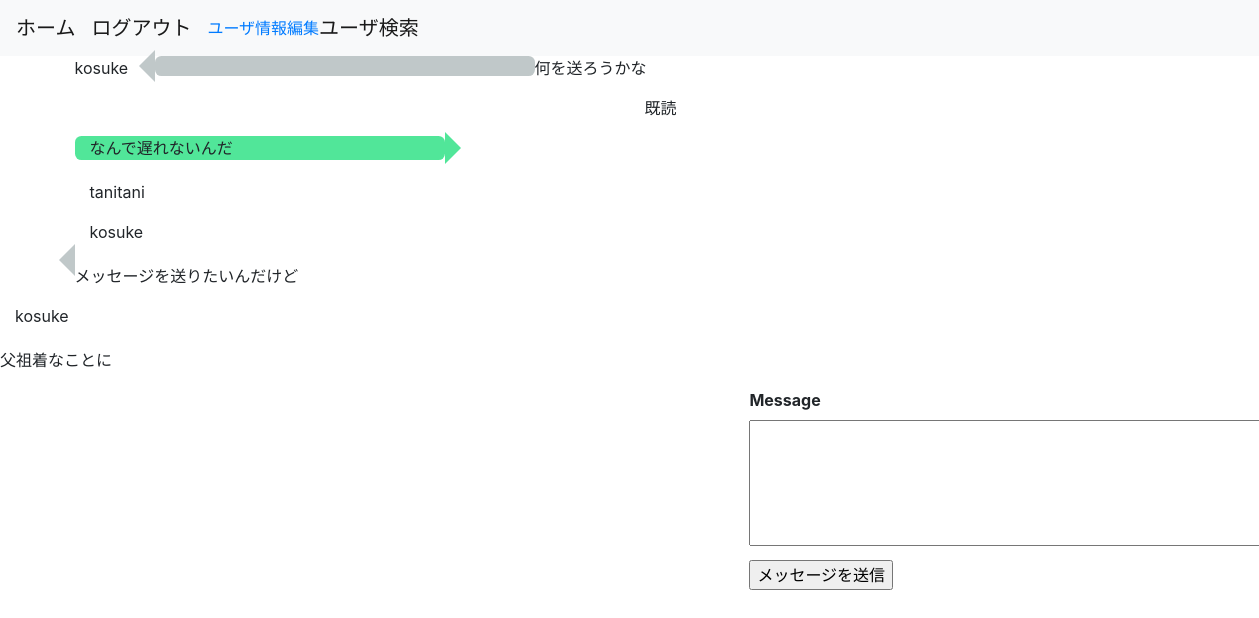
Page /message/1 (signed in) on the committed database.
### flaskr/models.py (models this page shows, shortened)
class User(UserMixin, db.Model):
    __tablename__ = 'users'
    id = db.Column(db.Integer, primary_key=True)
    username = db.Column(db.String(64), index=True)
    email = db.Column(db.String(64), unique=True, index=True)
    password = db.Column(
        db.String(128),
        default = generate_password_hash('flasksnsapp')
    )
    picture_path = db.Column(db.Text)
    is_active = db.Column(db.Boolean, unique=False, default=False)
    create_at = db.Column(db.DateTime, default=datetime.now)
    update_at = db.Column(db.DateTime, default=datetime.now)
    @classmethod
    def select_user_by_id(cls, id):
      return cls.query.get(id)

class Message(db.Model):
    __tablename__ = 'messages'
    id = db.Column(db.Integer, primary_key=True)
    from_user_id = db.Column(db.Integer, db.ForeignKey('users.id'), index=True)
    to_user_id = db.Column(db.Integer, db.ForeignKey('users.id'), index=True)
    is_read = db.Column(db.Boolean, default=False)
    message = db.Column(db.Text)
    create_at = db.Column(db.DateTime, default=datetime.now())
    update_at = db.Column(db.DateTime, default=datetime.now())
    @classmethod
    def get_friend_messages(cls, id1, id2):
        return cls.query.filter(
            or_(
                and_(
                    cls.from_user_id == id1,
                    cls.to_user_id == id2
                ),
                and_(
                    cls.from_user_id == id2,
                    cls.to_user_id == id1
                )
            )
        ).order_by(cls.id).all()
    @classmethod
    def update_is_read_by_ids(cls, ids):
        cls.query.filter(cls.id.in_(ids)).update(
            {'is_read': 1},
            synchronize_session='fetch'
        )

### flaskr/views.py (the view)
@bp.route('/message/<id>', methods=['GET', 'POST'])
def message(id):
    if not UserConnect.is_friend(id):
        return redirect(url_for('app.home'))
    form = MessageForm(request.form)
    messages = Message.get_friend_messages(current_user.get_id(), id)
    user = User.select_user_by_id(id)
    read_messages_ids = [message.id for message in messages if (not message.is_read) and (message.from_user_id == int(id))]
    if read_messages_ids:
        with db.session.begin(subtransactions=True):
            Message.update_is_read_by_ids(read_messages_ids)
        db.session.commit()
    if request.method == 'POST' and form.validate():
        new_message = Message(current_user.get_id(), id, form.message.data)
        with db.session.begin(subtransactions=True):
            new_message.create_message()
        db.session.commit()
        return redirect(url_for('app.message', id=id))
    return render_template('message.html', form=form, messages=messages, to_user_id=id, user=user)

### flaskr/forms.py (shortened to what this page needs)
class MessageForm(Form):
    to_user_id = HiddenField()
    message = TextAreaField()
    submit = SubmitField('メッセージを送信')

### flaskr/models.py (called while the page is built)
@login_manager.user_loader
def load_user(user_id):
    return User.query.get(user_id)

    @classmethod
    def is_friend(cls, to_user_id):
        user = cls.query.filter(
            or_(
                and_(
                    UserConnect.from_user_id == current_user.get_id(),
                    UserConnect.to_user_id == to_user_id,
                    UserConnect.status == 2
                ),
                and_(
                    UserConnect.from_user_id == to_user_id,
                    UserConnect.to_user_id == current_user.get_id(),
                    UserConnect.status == 2
                )
            )
        ).first()
        return True if user else False

### flaskr/utils/template_filters.py (called while the page is built)
def replace_newline(text):
    return text.split('\n')

### flaskr/templates/message.html (shortened to what this page needs)
{% from '_formhelpers.html' import render_field %}
{% extends 'base.html' %}
{% block content %}
<div class="row">
{% for message in messages %}
  {% if message.from_user_id == current_user.id %}
  <div class="col-lg-1 offset-lg-6 col-md-1 offset-md-2 col-sm-1 offset-sm-1 col-1">
    {% if message.is_read %}
    <p>既読</p>
    {% endif %}
  </div>
  <div class="speech-bubble-self col-lg-4 col-md-8 col-sm-8 col-9">
    {% for splited_message in message.message | replace_newline %}
      <p>{{ splited_message | urlize}}</p>
    {% endfor %}
  </div>
  <div class="col-lg-1 col-md-1 col-sm-2 col-2">
    <p>{{ current_user.username }}</p>
  </div>
  {% else %}
  <div class="col-lg-1 col-md-1 col-sm-2 col-2">
    <p>{{ user.username }}</p>
  </div>
  <div class="speech-bubble-dest col-lg-4 col-md-8 col-sm-8 col-9"></div>
    {% for splited_message in message.message | replace_newline %}
      <p>{{ splited_message | urlize}}</p>
    {% endfor %}
  </div>
  {% endif %}
{% endfor %}
<div id="message_form" class="col-lg-4 offset-lg-7 col-md-8 offset-md-4 col-sm-12 col-12">
  <form method='POST'>
    {{ render_field(form.message, cols='50', rows='5') }}
    {{ form.submit() }}
  </form>
</div>
{% endblock content %}

### flaskr/static/css/style.css (style rules this page uses)
.speech-bubble-dest { position: relative; background: #c0c8c9; border-radius: .4em; margin-bottom: 20px; }
.speech-bubble-dest:after { content: ''; position: absolute; left: 0; top: 50%; width: 0; height: 0; border: 16px solid transparent; border-right-color: #c0c8c9; border-left: 0; margin-top: -16px; margin-left: -16px; }
.speech-bubble-self { position: relative; background: #51e699; border-radius: .4em; margin-bottom: 20px; }
.speech-bubble-self:after { content: ''; position: absolute; right: 0; top: 50%; width: 0; height: 0; border: 16px solid transparent; border-left-color: #51e699; border-right: 0; margin-top: -16px; margin-right: -16px; }

### rows in the picture
Message: message "何を送ろうかな"
User: username "kosuke"
Message: is_read "既読", message "なんで遅れないんだ"
User: username "tanitani"
Message: message "メッセージを送りたいんだけど"
Message: message "父祖着なことに"

### other values in the picture
{{ field.label }} "Message"
